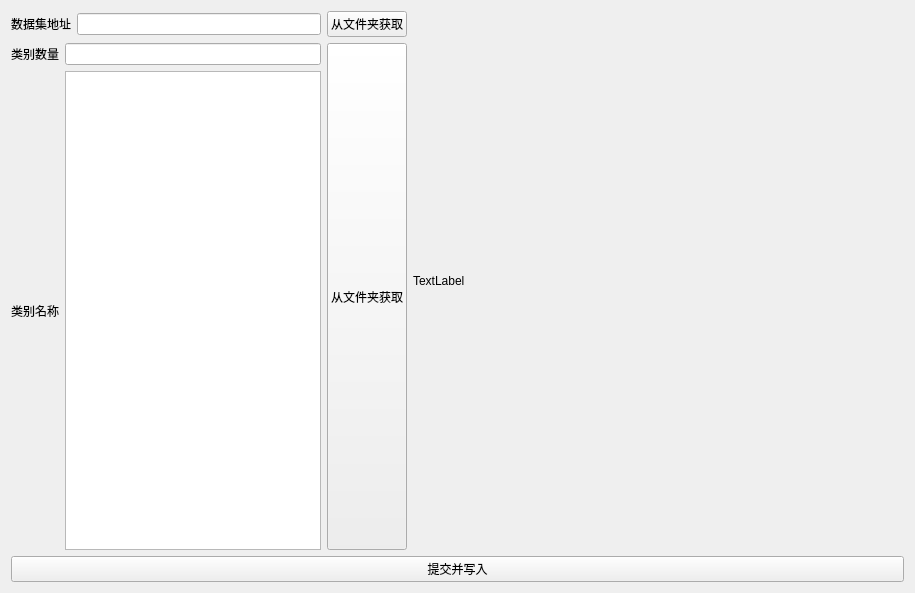
<?xml version="1.0" encoding="UTF-8"?>
<ui version="4.0">
 <class>Form</class>
 <widget class="QWidget" name="Form">
  <property name="geometry">
   <rect>
    <x>0</x>
    <y>0</y>
    <width>915</width>
    <height>593</height>
   </rect>
  </property>
  <property name="windowTitle">
   <string>Form</string>
  </property>
  <layout class="QGridLayout" name="gridLayout" rowstretch="1,0" columnstretch="0,2,0,0">
   <item row="0" column="0">
    <layout class="QVBoxLayout" name="verticalLayout_2">
     <item>
      <layout class="QHBoxLayout" name="horizontalLayout_5">
       <item>
        <layout class="QHBoxLayout" name="horizontalLayout">
         <item>
          <widget class="QLabel" name="label">
           <property name="text">
            <string>数据集地址</string>
           </property>
          </widget>
         </item>
         <item>
          <widget class="QLineEdit" name="le_path"/>
         </item>
        </layout>
       </item>
       <item>
        <widget class="QPushButton" name="pb_get_path">
         <property name="text">
          <string>从文件夹获取</string>
         </property>
        </widget>
       </item>
      </layout>
     </item>
     <item>
      <layout class="QHBoxLayout" name="horizontalLayout_4">
       <item>
        <layout class="QVBoxLayout" name="verticalLayout">
         <item>
          <layout class="QHBoxLayout" name="horizontalLayout_2">
           <item>
            <widget class="QLabel" name="label_2">
             <property name="text">
              <string>类别数量</string>
             </property>
            </widget>
           </item>
           <item>
            <widget class="QLineEdit" name="le_class_num"/>
           </item>
          </layout>
         </item>
         <item>
          <layout class="QHBoxLayout" name="horizontalLayout_3">
           <item>
            <widget class="QLabel" name="label_3">
             <property name="text">
              <string>类别名称</string>
             </property>
            </widget>
           </item>
           <item>
            <widget class="QTextEdit" name="le_class_name"/>
           </item>
          </layout>
         </item>
        </layout>
       </item>
       <item>
        <widget class="QPushButton" name="pb_get_len_names">
         <property name="sizePolicy">
          <sizepolicy hsizetype="Expanding" vsizetype="Expanding">
           <horstretch>0</horstretch>
           <verstretch>0</verstretch>
          </sizepolicy>
         </property>
         <property name="text">
          <string>从文件夹获取</string>
         </property>
        </widget>
       </item>
      </layout>
     </item>
    </layout>
   </item>
   <item row="1" column="0" colspan="4">
    <widget class="QPushButton" name="pb_save">
     <property name="sizePolicy">
      <sizepolicy hsizetype="Expanding" vsizetype="Expanding">
       <horstretch>0</horstretch>
       <verstretch>0</verstretch>
      </sizepolicy>
     </property>
     <property name="text">
      <string>提交并写入</string>
     </property>
    </widget>
   </item>
   <item row="0" column="1">
    <widget class="QLabel" name="lb_show">
     <property name="text">
      <string>TextLabel</string>
     </property>
     <property name="wordWrap">
      <bool>true</bool>
     </property>
    </widget>
   </item>
  </layout>
 </widget>
 <resources/>
 <connections/>
</ui>
